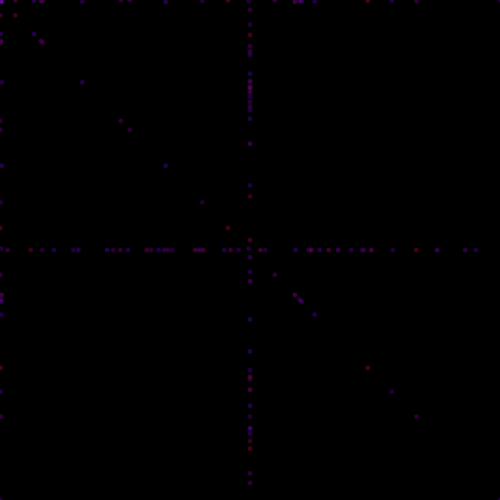
Frame 1 (no input)
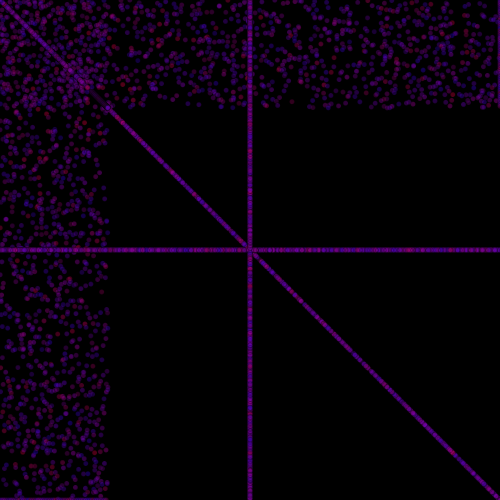
Frame 60 (the mouse pressed at the canvas centre just before this capture)
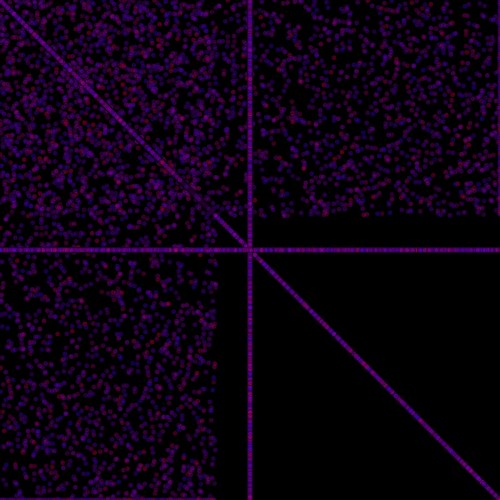
Frame 120 (the mouse held since frame 60 and released just before this capture)

The Processing sketch that drew these frames (run headless with seeded random() and noise(); from frame 60 on, the mouse is pressed at the canvas centre):

// Processing sketch: processing_32665
// ── processing_32665.pde

void setup()
{
  size(500,500); 
  background(0); 
  smooth();  
  stroke(1,60);
}
  
float z = 0;
float j = 500;
int k = 5;
float h = 500;
float t = 0;
  
void draw()
{
      
if(z>500){z=0;}
if(j<500){j=500;}
if(h<0){h=500;}
if(t>500){t=0;}

for(int i = 0; i < 20; i++){
  float x = random(0,500);
float y = random(0,500);
fill(noise(x/100.0,y/100.0)*255,0,255-noise(x/200.0,y/200.0)*255,100); 
  
ellipse(j,z,k,k); //top right corner
ellipse(z,z,k,k); //top left corner
ellipse(j,j,k,k); //lower right corner
ellipse(z,j,k,k); //lower left corner
ellipse(random(0,500),250,k,k); //middle right
ellipse(250,random(0,500),k,k); //middle south 
ellipse(250,random(0,500),k,k); //middle north
ellipse(random(0,500),250,k,k); //middle left

t = t+0.09;
h = h-0.09;

z = z+0.09;
j = y-0.09;

if(z>500){k=k+5;}
if(k>70){k=5;}

} 

}    
